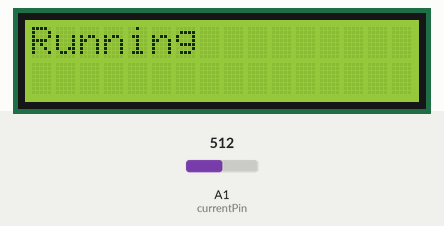
Recording of a sketch running on a simulated Arduino Uno, built with avr-gcc and run on an emulated ATmega328P. On the bench: 16×2 character LCD. The inputs (shaded band) are chosen by the test bench; at power-on: A1 (currentPin) = 512. What the sketch prints to the serial monitor is not drawn.

Above: at 1.2 s.
1.3 s: A1 (currentPin) set to 716
At 2.8 s:
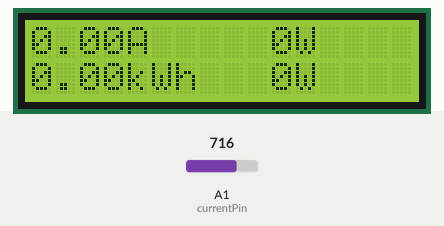
At 5.5 s:
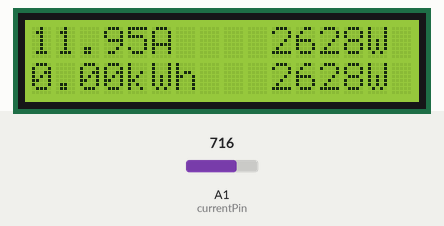
Timing chart, 0 to 7.0 s (numbered marks = the images above; inputs shaded):
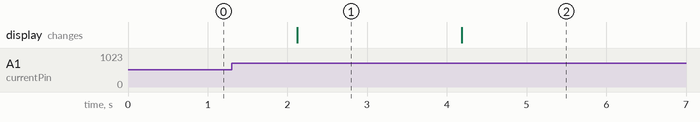

The sketch:

powermeter.ino
```cpp
//Michael Klements
//The DIY Life
//27 October 2014

#include <LiquidCrystal.h>

int currentPin = 1;              //Assign CT input
double kilos = 0;
int peakPower = 0;
LiquidCrystal lcd(8, 9, 4, 5, 6, 7);  //Assign LCD screen pins

void setup()
{
  lcd.begin(16,2);              // columns, rows.  use 16,2 for a 16x2 LCD, etc.
  lcd.clear();
  lcd.setCursor(0,0);           // set cursor to column 0, row 0 (the first row)
  lcd.print("Running");

  Serial.begin(9600);
}

void loop()
{
  int current = 0;
  int maxCurrent = 0;
  int minCurrent = 1000;
  for (int i=0 ; i<=200 ; i++)  //Monitors and logs the current input for 200 cycles to determine max and min current
  {
    current = analogRead(currentPin);    //Reads current input
    if(current >= maxCurrent)
      maxCurrent = current;
    else if(current <= minCurrent)
      minCurrent = current;
  }
  if (maxCurrent <= 517)
  {
    maxCurrent = 516;
  }
  double RMSCurrent = ((maxCurrent - 516)*0.707)/11.8337;    //Calculates RMS current based on maximum value
  int RMSPower = 220*RMSCurrent;    //Calculates RMS Power Assuming Voltage 220VAC, change to 110VAC accordingly
  if (RMSPower > peakPower)
  {
    peakPower = RMSPower;
  }
  kilos = kilos + (RMSPower * (2.05/60/60/1000));    //Calculate kilowatt hours used
  delay (2000);
  lcd.clear();
  lcd.setCursor(0,0);           // Displays all current data
  lcd.print(RMSCurrent);
  Serial.print("[RMSCurrent]:");
  Serial.println(RMSCurrent); //A
 // Serial.println("A");

  lcd.print("A");
  lcd.setCursor(10,0);
  lcd.print(RMSPower);
  Serial.print("[RMSPower]:");
  Serial.println(RMSPower); //W
 // Serial.println("W");

  lcd.print("W");
  lcd.setCursor(0,1);
  lcd.print(kilos);
  Serial.print("[kilos]:");
  Serial.println(kilos);
 // Serial.println("kWh");

  lcd.print("kWh");
  lcd.setCursor(10,1);
  lcd.print(peakPower);
  Serial.print("[peakPower]:");
  Serial.println(peakPower);
//  Serial.println("W");

  lcd.print("W");
  Serial.println("================================");
}
```

Measured:
- after the input at 1.3 s, the display: first differs from a run without the input after 2.9 s (image 2)
- what the display in image 1 shows lasts 2.1 s, from 2.1 s to 4.2 s
